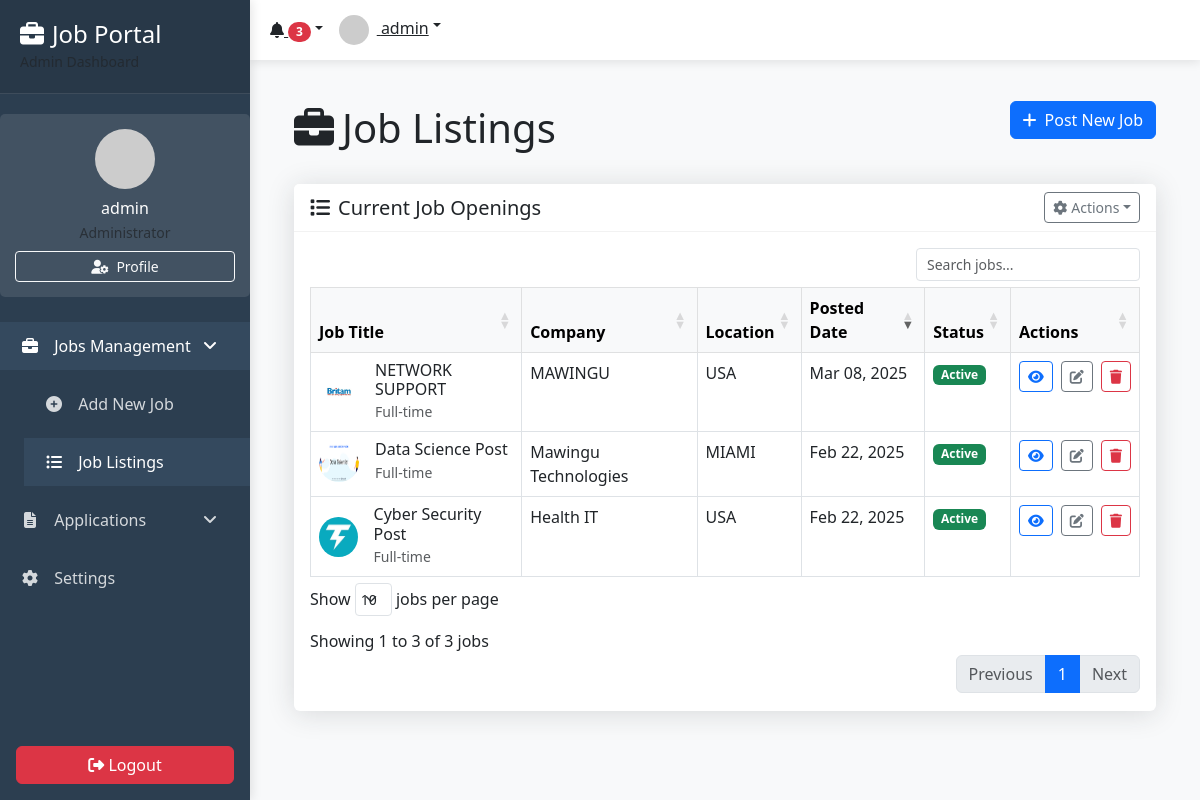
/job_list/ (signed in), run on the app's committed database.
### jobs/models.py (models this page shows, shortened)
class Job(models.Model):
    JOB_TYPE_CHOICES = [
        ('Full-time', 'Full-time'),
        ('Part-time', 'Part-time'),
        ('Internship', 'Internship'),
        ('Freelance', 'Freelance'),
    ]
    title = models.CharField(max_length=255)
    company = models.CharField(max_length=255)
    location = models.CharField(max_length=255)
    description = models.TextField()
    salary = models.DecimalField(max_digits=10, decimal_places=2, null=True, blank=True)
    job_type = models.CharField(max_length=20, choices=JOB_TYPE_CHOICES)
    posted_at = models.DateTimeField(auto_now_add=True)
    logo = models.ImageField(upload_to='job_logos/', null=True, blank=True)  # New field for job logo

### jobs/views.py (the view)
# urls.py: path('job_list/', job_list, name='job_list'),
@login_required
def job_list(request):
    jobs = Job.objects.all().order_by('-posted_at')  # Fetch all jobs, sorted by latest first
    return render(request, 'job/job_list.html', {'jobs': jobs})

### templates/job/job_list.html (shortened to what this page needs)
{% extends 'user/admin-dashboard.html' %}
{% load static %}
{% block admin_content %}
<div class="container-fluid px-4">
    <div class="d-flex justify-content-between align-items-center mb-4">
        <h1 class="mt-4"><i class="fas fa-briefcase me-2"></i>Job Listings</h1>
        <a href="{% url 'create_job_advertisement' %}" class="btn btn-primary">
            <i class="fas fa-plus me-2"></i>Post New Job
        </a>
    </div>
    <div class="card mb-4">
        <div class="card-header bg-white">
            <div class="d-flex justify-content-between align-items-center">
                <h5 class="mb-0"><i class="fas fa-list me-2"></i>Current Job Openings</h5>
                <div class="dropdown">
                    <button class="btn btn-sm btn-outline-secondary dropdown-toggle" type="button" id="dropdownMenuButton" data-bs-toggle="dropdown">
                        <i class="fas fa-cog me-1"></i>Actions
                    </button>
                </div>
            </div>
        </div>
        <div class="card-body">
            <div class="table-responsive">
                <table id="jobsTable" class="table table-hover table-bordered" style="width:100%">
                    <thead class="table-light">
                        <tr>
                            <th>Job Title</th>
                            <th>Company</th>
                            <th>Location</th>
                            <th>Posted Date</th>
                            <th>Status</th>
                            <th>Actions</th>
                        </tr>
                    </thead>
                    <tbody>
                        {% for job in jobs %}
                        <tr>
                            <td>
                                <div class="d-flex align-items-center">
                                    {% if job.logo %}
                                    <img src="{{ job.logo.url }}" alt="{{ job.company }} logo" class="rounded-circle me-3" width="40" height="40">
                                    {% else %}
                                    <div class="bg-secondary rounded-circle d-flex align-items-center justify-content-center me-3" style="width: 40px; height: 40px;">
                                        <i class="fas fa-building text-white"></i>
                                    </div>
                                    {% endif %}
                                    <div>
                                        <h6 class="mb-0">{{ job.title }}</h6>
                                        <small class="text-muted">{{ job.job_type }}</small>
                                    </div>
                                </div>
                            </td>
                            <td>{{ job.company }}</td>
                            <td>{{ job.location }}</td>
                            <td data-order="{{ job.posted_at|date:'U' }}">{{ job.posted_at|date:"M d, Y" }}</td>
                            <td>
                                <span class="badge bg-success">Active</span>
                            </td>
                            <td>
                                <div class="d-flex gap-2">
                                    <a href="{% url 'job_detail' job.id %}" class="btn btn-sm btn-outline-primary" title="View">
                                        <i class="fas fa-eye"></i>
                                    </a>
                                    <a href="#" class="btn btn-sm btn-outline-secondary" title="Edit">
                                        <i class="fas fa-edit"></i>
                                    </a>
                                    <a href="#" class="btn btn-sm btn-outline-danger" title="Delete">
                                        <i class="fas fa-trash"></i>
                                    </a>
                                </div>
                            </td>
                        </tr>
                        {% empty %}
                        <tr>
                            <td colspan="6" class="text-center py-4">No job advertisements available.</td>
                        </tr>
                        {% endfor %}
                    </tbody>
                </table>
            </div>
        </div>
    </div>
</div>
<link rel="stylesheet" href="https://cdn.datatables.net/1.13.4/css/dataTables.bootstrap5.min.css">
<link rel="stylesheet" href="https://cdn.datatables.net/buttons/2.3.6/css/buttons.bootstrap5.min.css">
{% endblock %}

### templates/user/admin_base.html (shortened to what this page needs)
<!DOCTYPE html>
<html lang="en">
<head>
    <link href="https://cdn.jsdelivr.net/npm/bootstrap@5.3.0-alpha1/dist/css/bootstrap.min.css" rel="stylesheet">
    <link rel="stylesheet" href="https://cdn.jsdelivr.net/npm/bootstrap-icons@1.10.0/font/bootstrap-icons.css">
    <link rel="stylesheet" href="https://cdnjs.cloudflare.com/ajax/libs/font-awesome/6.4.0/css/all.min.css">
</head>
<body>
    <div class="wrapper">
        <nav class="sidebar">
            <div class="sidebar-header">
                <h4 class="mb-0">
                    <i class="fas fa-briefcase me-2"></i>Job Portal
                </h4>
                <small class="text-muted">Admin Dashboard</small>
            </div>
        {% include 'user/admin_sidebar.html' %}
        </nav>
        <div class="main-content">
            <nav class="topbar">
                <div class="d-flex justify-content-between align-items-center">
                    <div class="d-flex align-items-center">
                        <div class="dropdown">
                            <a href="#" class="text-dark dropdown-toggle" id="notificationsDropdown" data-bs-toggle="dropdown">
                                <i class="fas fa-bell"></i>
                                <span class="badge bg-danger rounded-pill">3</span>
                            </a>
                        </div>
                        <div class="dropdown ms-3">
                            <a href="#" class="text-dark dropdown-toggle" id="userDropdown" data-bs-toggle="dropdown">
                                <img src="https://via.placeholder.com/30" alt="Profile" class="rounded-circle me-2" width="30">
                                <span>{{ request.user.username }}</span>
                            </a>
                        </div>
                    </div>
                </div>
            </nav>
            <div class="content-area">
{% block admin_content %}
{% endblock %}
</div>
</div>
</div>
<link rel="stylesheet" href="https://cdn.datatables.net/1.13.4/css/dataTables.bootstrap5.min.css">
</body>
</html>

### templates/user/admin_sidebar.html (shortened to what this page needs)
<div class="sidebar-menu">
    <div class="profile-card">
        <img src="https://via.placeholder.com/60" alt="Profile" class="profile-img">
        <h6 class="mb-1">{{ request.user.username }}</h6>
        <p class="text-muted small mb-2">Administrator</p>
        <a href="{% url 'user_profile' %}" class="btn btn-outline-light btn-sm w-100">
            <i class="fas fa-user-cog me-1"></i> Profile
        </a>
    </div>
    <ul class="nav flex-column">
        <li class="nav-item">
            <a class="nav-link active" data-bs-toggle="collapse" href="#jobsCollapse" role="button">
                <i class="fas fa-briefcase"></i> Jobs Management
                <i class="fas fa-angle-down float-end mt-1"></i>
            </a>
            <div class="collapse show" id="jobsCollapse">
                <ul class="nav flex-column ps-4">
                    <li class="nav-item">
                        <a class="nav-link" href="{% url 'create_job_advertisement' %}">
                            <i class="fas fa-plus-circle"></i> Add New Job
                        </a>
                    </li>
                    <li class="nav-item">
                        <a class="nav-link" href="{% url 'job_list' %}">
                            <i class="fas fa-list-ul"></i> Job Listings
                        </a>
                    </li>
                </ul>
            </div>
        </li>
        <li class="nav-item">
            <a class="nav-link" data-bs-toggle="collapse" href="#applicationsCollapse">
                <i class="fas fa-file-alt"></i> Applications
                <i class="fas fa-angle-down float-end mt-1"></i>
            </a>
        </li>
        <li class="nav-item">
            <a class="nav-link" href="#">
                <i class="fas fa-cog"></i> Settings
            </a>
        </li>
    </ul>
    <div class="position-absolute bottom-0 start-0 end-0 p-3">
        <a class="btn btn-danger w-100" href="{% url 'logout' %}">
            <i class="fas fa-sign-out-alt"></i> Logout
        </a>
    </div>
</div>

### templates/user/admin_base.html (style rules this page uses)
:root { --sidebar-bg: #2c3e50; --sidebar-active: #3498db; --sidebar-hover: #34495e; --topbar-bg: #ffffff; --content-bg: #f8f9fa; }
body { font-family: 'Segoe UI', Tahoma, Geneva, Verdana, sans-serif; background-color: var(--content-bg); }
.sidebar { height: 100vh; background-color: var(--sidebar-bg); color: white; position: fixed; width: 250px; transition: all 0.3s; box-shadow: 2px 0 10px rgba(0,0,0,0.1); z-index: 1000; }
.sidebar-header { padding: 20px; background-color: rgba(0,0,0,0.1); border-bottom: 1px solid rgba(255,255,255,0.1); }
.sidebar-menu { padding: 20px 0; }
.nav-link { color: rgba(255,255,255,0.8); padding: 12px 20px; margin: 5px 0; border-radius: 0; transition: all 0.3s; }
.nav-link:hover, .nav-link.active { color: white; background-color: var(--sidebar-hover); }
.nav-link i { margin-right: 10px; width: 20px; text-align: center; }
.dropdown-toggle::after { float: right; margin-top: 8px; }
.main-content { margin-left: 250px; padding: 0; transition: all 0.3s; }
.topbar { background-color: var(--topbar-bg); box-shadow: 0 2px 10px rgba(0,0,0,0.1); padding: 15px 20px; position: sticky; top: 0; z-index: 100; }
.content-area { padding: 20px; }
.profile-card { background-color: rgba(255,255,255,0.1); border-radius: 5px; padding: 15px; margin-bottom: 20px; text-align: center; }
.profile-img { width: 60px; height: 60px; border-radius: 50%; object-fit: cover; margin-bottom: 10px; }

### templates/job/job_list.html (style rules this page uses)
.card { border: none; box-shadow: 0 0.15rem 1.75rem 0 rgba(33, 40, 50, 0.15); }
.card-header { border-bottom: 1px solid rgba(0, 0, 0, 0.05); }

### data on the page
Job: logo (picture), title "NETWORK SUPPORT", job_type "Full-time", company "MAWINGU", location "USA", posted_at "Mar 08, 2025"
Job: logo (picture), title "Data Science Post", job_type "Full-time", company "Mawingu Technologies", location "MIAMI", posted_at "Feb 22, 2025"
Job: logo (picture), title "Cyber Security Post", job_type "Full-time", company "Health IT", location "USA", posted_at "Feb 22, 2025"

### other printed values
{{ request.user.username }} "admin"
